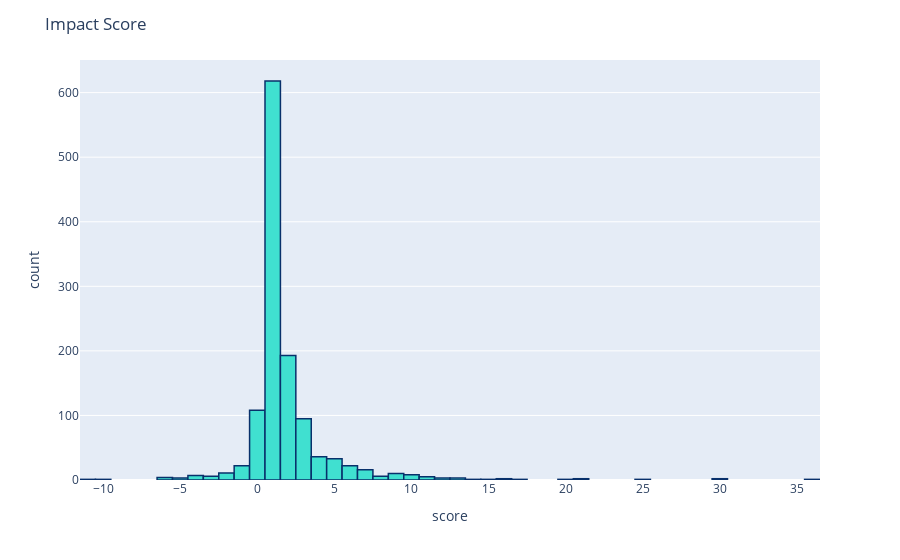

The notebook cell saved with this chart:
### Code cell
# Visualize Impact Scores
fig = px.histogram(df, x="score")
fig.update_traces(marker_color="turquoise",marker_line_color='rgb(8,48,107)',
                  marker_line_width=1.5)
fig.update_layout(title_text='Impact Score')
fig.show()

### Figure 1 — Plotly figure (JSON) as saved in the notebook; plotly's stock layout.template omitted (floating-point values rounded to 4 significant figures; data arrays with more than 128 entries replaced by an {"elided": "..."} marker saying what was removed)
{"data": [{"alignmentgroup": "True", "bingroup": "x", "hovertemplate": "score=%{x}<br>count=%{y}<extra></extra>", "legendgroup": "", "marker": {"color": "turquoise", "line": {"color": "rgb(8,48,107)", "width": 1.5}}, "name": "", "offsetgroup": "", "orientation": "v", "showlegend": false, "type": "histogram", "x": {"elided": "1223 int values"}, "xaxis": "x", "yaxis": "y"}], "layout": {"barmode": "relative", "legend": {"tracegroupgap": 0}, "margin": {"t": 60}, "title": {"text": "Impact Score"}, "xaxis": {"anchor": "y", "domain": [0, 1], "title": {"text": "score"}}, "yaxis": {"anchor": "x", "domain": [0, 1], "title": {"text": "count"}}}}
